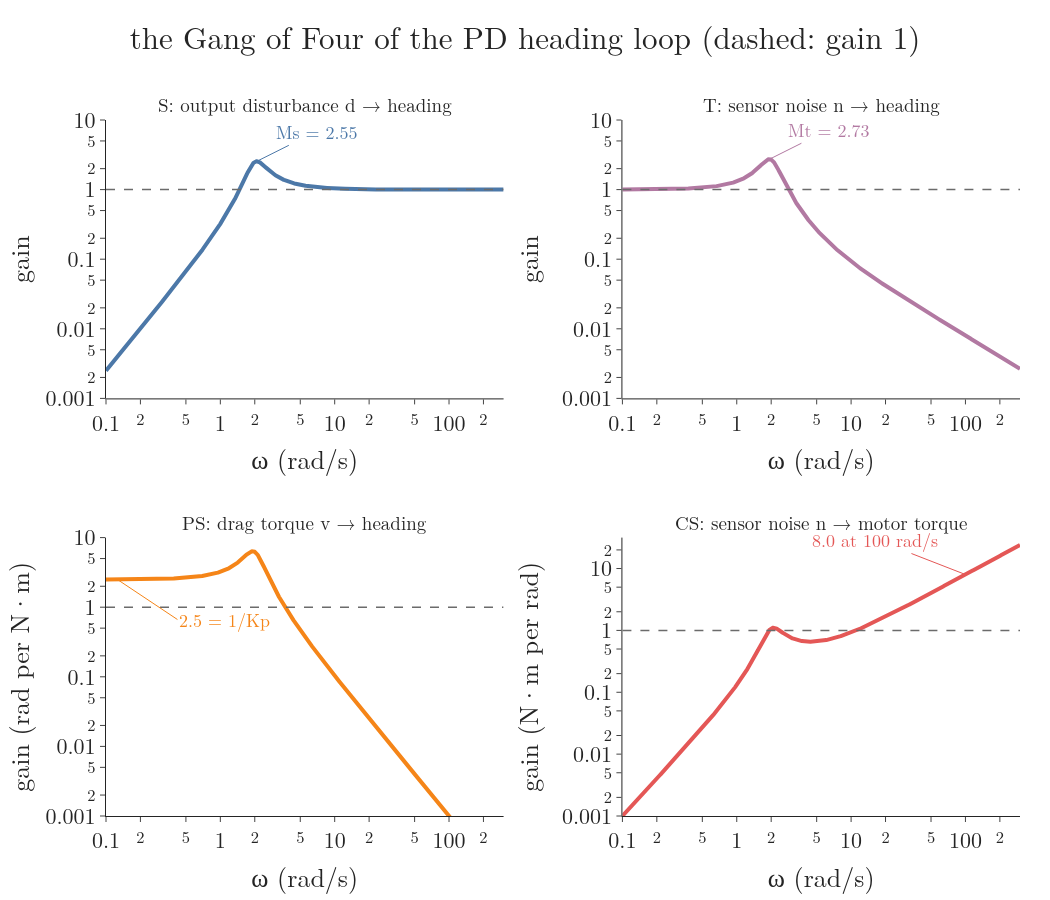

Recreate this plot in Python.
"""The Gang of Four of the PD heading loop (kp = 0.4, kd = 0.08, plant 1/(0.1 s^2)): the gains of S (output
disturbance to heading), T (noise to heading), PS (drag torque to heading) and CS (noise to motor torque) against
frequency. PS starts at 1/kp = 2.5 rad per N m, so a 0.02 N m drag leaves 0.05 rad; CS keeps rising with frequency,
8.0 N m per rad at 100 rad/s. Run: python gang_of_four.py -> gang_of_four.png"""
from pathlib import Path

import numpy as np
import plotly.graph_objects as go
from plotly.subplots import make_subplots
from gifkit import BLUE, FONT, GREY, ORANGE, PURPLE, RED
from loopkit import C_pd
from shapekit import gang_of_four

here = Path(__file__).parent
w = np.logspace(-1, np.log10(300), 2000)
g = gang_of_four(C_pd, w)
g0 = gang_of_four(C_pd, np.array([1e-4, 100.0]))
assert abs(abs(g0["PS"][0]) - 2.5) < 1e-3 and abs(abs(g0["CS"][1]) - 8.01) < 1e-2

panels = [("S", "S: output disturbance d → heading", BLUE, "", 0.0),
          ("T", "T: sensor noise n → heading", PURPLE, "", 0.0),
          ("PS", "PS: drag torque v → heading", ORANGE, "rad per N·m", 0.0),
          ("CS", "CS: sensor noise n → motor torque", RED, "N·m per rad", 0.0)]
fig = make_subplots(rows=2, cols=2, subplot_titles=[p[1] for p in panels], vertical_spacing=0.2,
                    horizontal_spacing=0.13)
for i, (key, _, col, unit, _) in enumerate(panels):
    r, c = i // 2 + 1, i % 2 + 1
    fig.add_trace(go.Scatter(x=w, y=np.abs(g[key]), line=dict(color=col, width=4), showlegend=False), r, c)
    fig.add_trace(go.Scatter(x=[0.1, 300], y=[1, 1], mode="lines", line=dict(color=GREY, width=1.5, dash="dash"),
                             showlegend=False), r, c)
    fig.update_xaxes(type="log", range=[-1, np.log10(300)], title_text="ω (rad/s)", row=r, col=c)
    fig.update_yaxes(type="log", title_text=("gain " + (f"({unit})" if unit else "")).strip(), row=r, col=c)
fig.update_yaxes(range=[-3, 1], row=1, col=1)
fig.update_yaxes(range=[-3, 1], row=1, col=2)
fig.update_yaxes(range=[-3, 1], row=2, col=1)
fig.update_yaxes(range=[-3, 1.5], row=2, col=2)
fig.add_annotation(x=-0.9, y=np.log10(2.5), text="2.5 = 1/Kp", ax=60, ay=40, font=dict(size=18, color=ORANGE),
                   arrowcolor=ORANGE, xanchor="left", row=2, col=1)
fig.add_annotation(x=2, y=np.log10(8.0), text="8.0 at 100 rad/s", ax=-90, ay=-35, font=dict(size=18, color=RED),
                   arrowcolor=RED, row=2, col=2)
fig.add_annotation(x=np.log10(2.085), y=np.log10(2.55), text="Ms = 2.55", ax=60, ay=-30, font=dict(size=18, color=BLUE),
                   arrowcolor=BLUE, row=1, col=1)
fig.add_annotation(x=np.log10(1.93), y=np.log10(2.73), text="Mt = 2.73", ax=60, ay=-30, font=dict(size=18, color=PURPLE),
                   arrowcolor=PURPLE, row=1, col=2)
for a in fig.layout.annotations[:4]:
    a.font = dict(size=19)
fig.update_layout(template="simple_white", font=FONT, width=1050, height=900, margin=dict(l=90, r=30, t=120, b=70),
                  title=dict(x=0.5, y=0.97, text="the Gang of Four of the PD heading loop (dashed: gain 1)"))
fig.write_image(here / "gang_of_four.png", scale=1)
